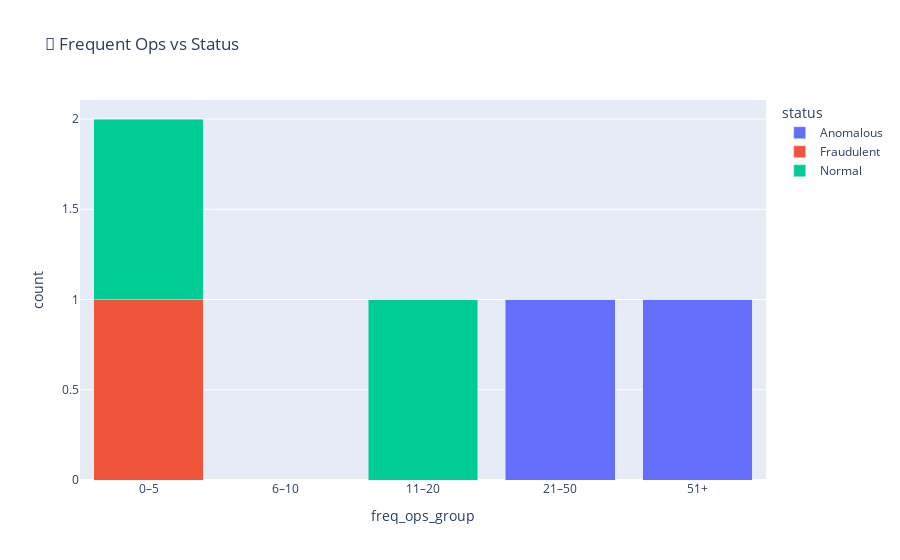

Notebook source saved alongside this figure:
### Code cell
df["freq_ops_group"] = pd.cut(df["num_of_frequent_operations"], bins=[0, 5, 10, 20, 50, 100], labels=["0–5", "6–10", "11–20", "21–50", "51+"])
px.bar(df.groupby(["freq_ops_group", "status"]).size().reset_index(name="count"),
       x="freq_ops_group", y="count", color="status", title="🔁 Frequent Ops vs Status", barmode="stack")

### Figure 1 — Plotly figure (JSON) as saved in the notebook; plotly's stock layout.template omitted (floating-point values rounded to 4 significant figures)
{"data": [{"alignmentgroup": "True", "hovertemplate": "status=Anomalous<br>freq_ops_group=%{x}<br>count=%{y}<extra></extra>", "legendgroup": "Anomalous", "marker": {"color": "#636efa", "pattern": {"shape": ""}}, "name": "Anomalous", "offsetgroup": "Anomalous", "orientation": "v", "showlegend": true, "textposition": "auto", "type": "bar", "x": ["0–5", "6–10", "11–20", "21–50", "51+"], "xaxis": "x", "y": [0, 0, 0, 1, 1], "yaxis": "y"}, {"alignmentgroup": "True", "hovertemplate": "status=Fraudulent<br>freq_ops_group=%{x}<br>count=%{y}<extra></extra>", "legendgroup": "Fraudulent", "marker": {"color": "#EF553B", "pattern": {"shape": ""}}, "name": "Fraudulent", "offsetgroup": "Fraudulent", "orientation": "v", "showlegend": true, "textposition": "auto", "type": "bar", "x": ["0–5", "6–10", "11–20", "21–50", "51+"], "xaxis": "x", "y": [1, 0, 0, 0, 0], "yaxis": "y"}, {"alignmentgroup": "True", "hovertemplate": "status=Normal<br>freq_ops_group=%{x}<br>count=%{y}<extra></extra>", "legendgroup": "Normal", "marker": {"color": "#00cc96", "pattern": {"shape": ""}}, "name": "Normal", "offsetgroup": "Normal", "orientation": "v", "showlegend": true, "textposition": "auto", "type": "bar", "x": ["0–5", "6–10", "11–20", "21–50", "51+"], "xaxis": "x", "y": [1, 0, 1, 0, 0], "yaxis": "y"}], "layout": {"barmode": "stack", "legend": {"title": {"text": "status"}, "tracegroupgap": 0}, "title": {"text": "🔁 Frequent Ops vs Status"}, "xaxis": {"anchor": "y", "domain": [0, 1], "title": {"text": "freq_ops_group"}}, "yaxis": {"anchor": "x", "domain": [0, 1], "title": {"text": "count"}}}}
